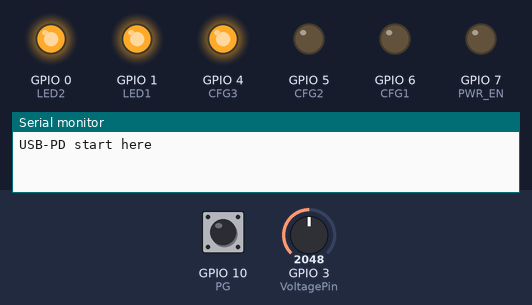
Recording of a program running on a simulated ESP32-C3. Shown: output pins drawn as LEDs (lit = HIGH), the last lines printed to the serial monitor. Dashed ring = blinking. The test bench sets the inputs (shaded band); at power-on: GPIO 10 (PG) HIGH, GPIO 3 (VoltagePin) = 2048.

Above: at 0.1 s.
At 1.8 s:
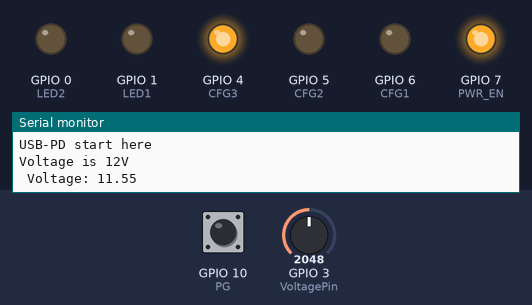
1.9 s: GPIO 10 (PG) pulled LOW for 3.2 s
At 6.2 s:
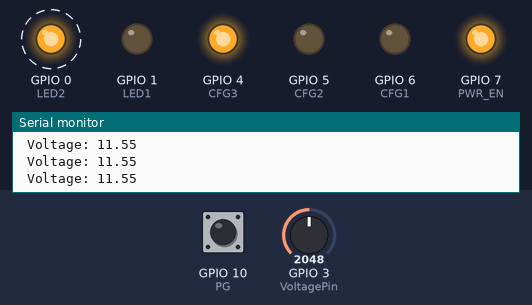
Timing chart, 0 to 13.1 s (numbered marks = the images above; inputs shaded):
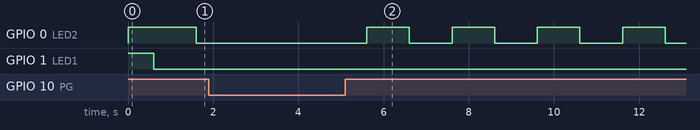

The program:

main.cpp
```cpp
#include <Arduino.h>

// pins definition
#define LED1 1
#define LED2 0

#define VoltagePin 3

// CFG1 CFG2 CFG3
// 1    x    x    5V
// 0    0    0    9V
// 0    0    1    12V
// 0    1    1    15V
// 0    1    0    20V
#define CFG1 6
#define CFG2 5
#define CFG3 4
#define PWR_EN 7
#define outputOn HIGH
#define outputOff LOW
#define PG 10

// Variables
enum voltage {V5, V9, V12, V15, V20};

// Functions prototypes
void monitorVoltage(void *pvParameters);
void configVoltage(voltage v);
float readVoltage(void);
bool checkVoltage(voltage v);

void setup() {
  // put your setup code here, to run once:
  pinMode(LED1, OUTPUT);
  pinMode(LED2, OUTPUT);
  pinMode(CFG1, OUTPUT);
  pinMode(CFG2, OUTPUT);
  pinMode(CFG3, OUTPUT);
  pinMode(PWR_EN, OUTPUT);
  pinMode(PG, INPUT_PULLUP);

  digitalWrite(LED1, HIGH);
  digitalWrite(LED2, HIGH);
  Serial.begin(115200); // speed doesn't matter much is USB is used.
  Serial.println("USB-PD start here");

  // Config the voltage to 12V
  voltage v = V12;
  configVoltage(v);
  delay(500);
  if(checkVoltage(v))
  {
    Serial.println("Voltage is 12V");
    digitalWrite(LED1, LOW);
    digitalWrite(PWR_EN, outputOn);
  }

  // Create task to flash LED1
  xTaskCreate(monitorVoltage,"LED1_task",10000,NULL,1,NULL);

}

void loop() {
  // put your main code here, to run repeatedly:
  // if(digitalRead(PG) == HIGH)
  // {
  //   Serial.print("* Power bad * ");
  //   digitalWrite(LED2, LOW);
  // }
  // else
  // {
  //   // Serial.print("* Power good * ");
  //   digitalWrite(LED2, HIGH);
  // }

  float voltage = readVoltage();
  Serial.print(" Voltage: ");
  Serial.println(voltage);
  delay(1000);
}

void monitorVoltage(void *pvParameters)  // This is a task.
{
  (void) pvParameters;
  long last = millis();
  bool flash = false;

  while (1) {
    if(millis() - last > 1000)
    {
      last = millis();
      if(flash)
      {
        digitalWrite(LED2, !digitalRead(LED2));
      }
    }

    if(digitalRead(PG) == HIGH) // bad voltage
    {
      flash = 1;
    }
    else
    {
      flash = 0;
    }

  }
}

// Function that read the voltage with a voltage divider of 1.69k and 10k
float readVoltage() {
  double voltage = 0;
  // Read the voltage 10 times and get the average
  for (int i = 0; i < 10; i++) {
    voltage += analogReadMilliVolts(VoltagePin)/1000.0;
    delay(10);
  }
  voltage = voltage / 10.0;
  // Transform the voltage to the real voltage
  voltage = voltage / (1.67 / (1.69 + 10.0)); // tweak a little bit the voltage divider to get the ish correct voltage.
  // Serial.println(analogReadMilliVolts(VoltagePin) / (1.69 / (1.69 + 10)));
  return voltage;
}

// Function that config the voltage
void configVoltage(voltage v)
{
  switch(v)
  {
    case V5:
      digitalWrite(CFG1, HIGH);
      digitalWrite(CFG2, LOW);
      digitalWrite(CFG3, LOW);
      break;
    case V9:
      digitalWrite(CFG1, LOW);
      digitalWrite(CFG2, LOW);
      digitalWrite(CFG3, LOW);
      break;
    case V12:
      digitalWrite(CFG1, LOW);
      digitalWrite(CFG2, LOW);
      digitalWrite(CFG3, HIGH);
      break;
    case V15:
      digitalWrite(CFG1, LOW);
      digitalWrite(CFG2, HIGH);
      digitalWrite(CFG3, HIGH);
      break;
    case V20:
      digitalWrite(CFG1, LOW);
      digitalWrite(CFG2, HIGH);
      digitalWrite(CFG3, LOW);
      break;
  }
}

// Function that check if the voltage is the same as the voltage selected
bool checkVoltage(voltage v)
{
  float voltage = readVoltage();
  switch(v)
  {
    case V5:
      if(voltage > 4.5 && voltage < 5.5)
      {
        return true;
      }
      break;
    case V9:
      if(voltage > 8.5 && voltage < 9.5)
      {
        return true;
      }
      break;
    case V12:
      if(voltage > 11.5 && voltage < 12.5)
      {
        return true;
      }
      break;
    case V15:
      if(voltage > 14.5 && voltage < 15.5)
      {
        return true;
      }
      break;
    case V20:
      if(voltage > 19.0 && voltage < 20.5)
      {
        return true;
      }
      break;
  }
  return false;
}
```

Measured:
- by itself, GPIO 0 (LED2): alternates HIGH for 1.0 s and LOW for 1.0 s
